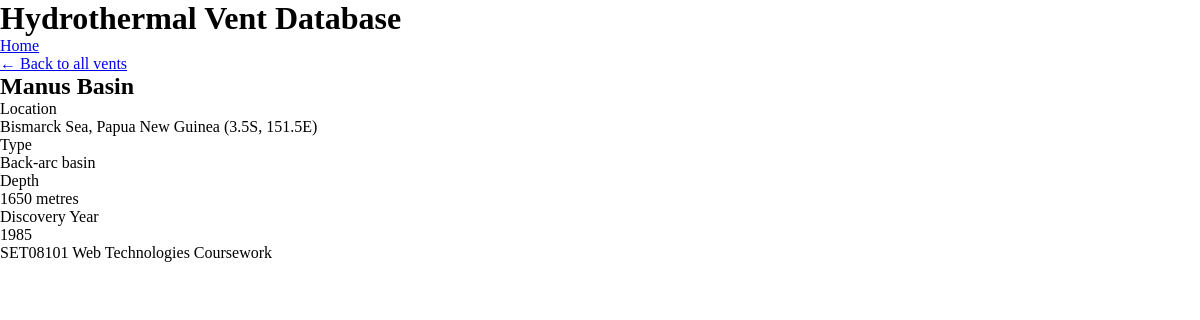
The page /vent.php?id=1 on the database its author committed.
### tables this page shows
CREATE TABLE vents (
    id INT AUTO_INCREMENT PRIMARY KEY,
    name VARCHAR(100) NOT NULL,
    location VARCHAR(200) NOT NULL,
    type VARCHAR(50) NOT NULL,
    depth_metres INT NOT NULL,
    discovery_year INT NOT NULL
);

### includes/config.php (called while the page is built, shortened)
<?php
function e($string) {
    return htmlspecialchars($string, ENT_QUOTES, 'UTF-8');
}

### vent.php (the view, shortened to what this page needs)
<?php
$ventId = (int)$_GET['id'];
$pdo = getDbConnection();
$stmt = $pdo->prepare('SELECT id, name, location, type, depth_metres, discovery_year FROM vents WHERE id = ?');
$stmt->execute([$ventId]);
$vent = $stmt->fetch();
require_once 'includes/header.php';
?>
<p><a href="index.php">&larr; Back to all vents</a></p>
<h2><?php echo e($vent['name']); ?></h2>
<dl>
    <dt>Location</dt>
    <dd><?php echo e($vent['location']); ?></dd>
    <dt>Type</dt>
    <dd><?php echo e($vent['type']); ?></dd>
    <dt>Depth</dt>
    <dd><?php echo e($vent['depth_metres']); ?> metres</dd>
    <dt>Discovery Year</dt>
    <dd><?php echo e($vent['discovery_year']); ?></dd>
</dl>
<?php require_once 'includes/footer.php'; ?>

### rows shown on the page
vents: name "Manus Basin", location "Bismarck Sea, Papua New Guinea (3.5S, 151.5E)", type "Back-arc basin", depth_metres "1650", discovery_year "1985"
